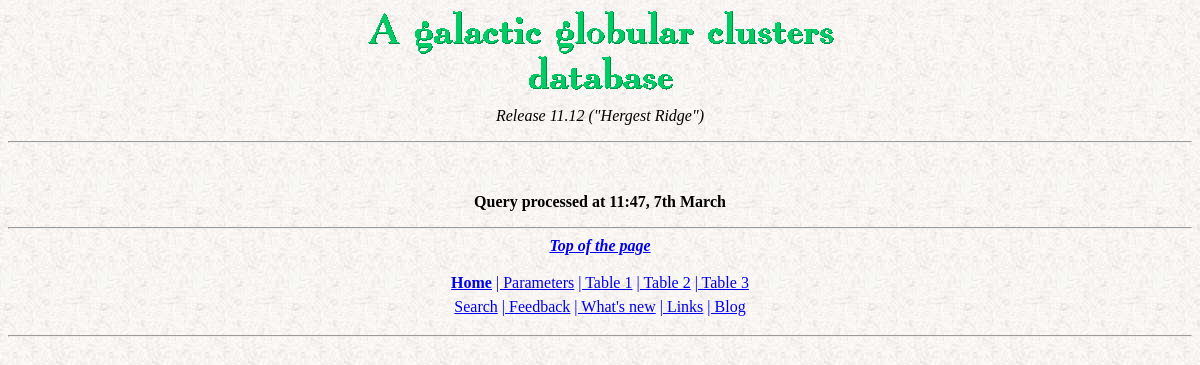
/biblio_lt.php, run on an earlier commit of the app's database.
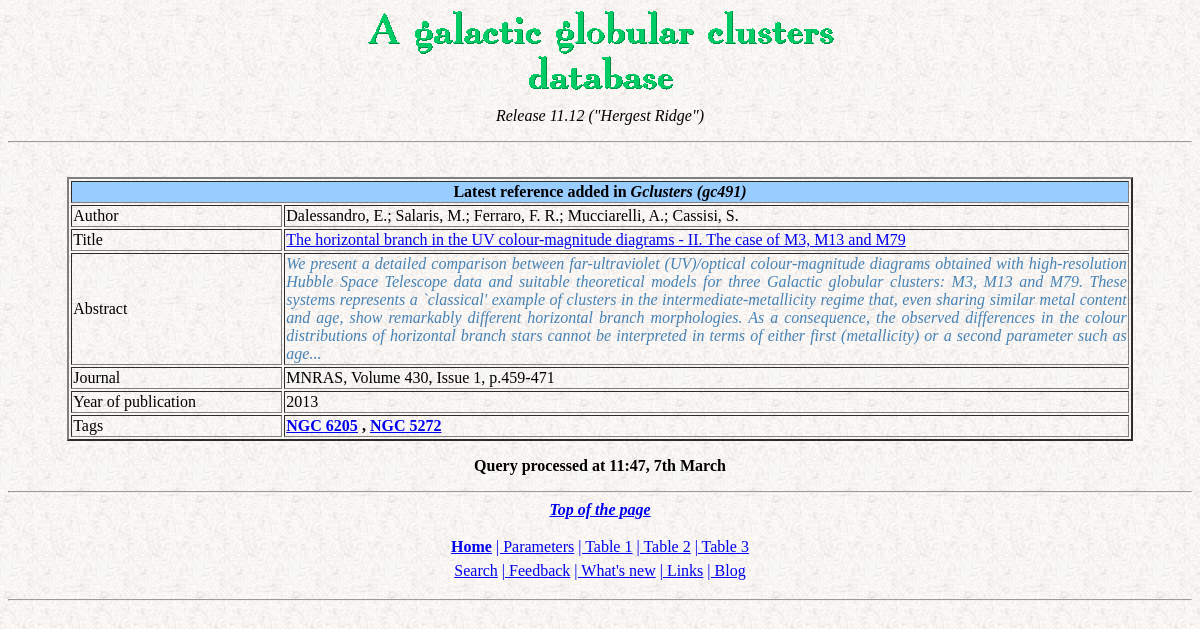
And on a later commit of the database.
### tables this page shows
CREATE TABLE `biblioclusters` (
  `authors` tinytext NOT NULL,
  `title` tinytext NOT NULL,
  `journal` tinytext NOT NULL,
  `adslink` tinytext,
  `ID` int(4) NOT NULL DEFAULT '0',
  `mdate` timestamp NOT NULL DEFAULT '0000-00-00 00:00:00',
  `annoarti` smallint(4) NOT NULL DEFAULT '0',
  `cmdiagrams` tinytext NOT NULL,
  `biblio_date` date NOT NULL DEFAULT '0000-00-00',
  `linkima` tinytext,
  `otherlink` mediumtext,
  `jf_link` tinytext,
  `abstract` text,
  `numvis` int(11) NOT NULL DEFAULT '0'
);

CREATE TABLE `bibliotags` (
  `ID` smallint(6) NOT NULL DEFAULT '0',
  `paper` smallint(6) NOT NULL DEFAULT '0',
  `tag` varchar(14) NOT NULL DEFAULT '',
  `updated` timestamp NOT NULL DEFAULT '0000-00-00 00:00:00'
);

### biblio_lt.php (the view, shortened to what this page needs)
<?php
include 'inte2.php';
$query_auth = "SELECT * FROM biblioclusters ORDER BY mdate DESC LIMIT 1";
$result = mysql_query($query_auth) or die("Query failed");
?>
<HTML>
<HEAD>
</HEAD>
<body background="backgr2.jpg" text="#000000" vlink="#330099">
<center><br>
<b>
<?php
while ($line = mysql_fetch_row($result)) {
$query_names = "SELECT tag FROM bibliotags WHERE paper = '$line[4]'";
$res_names = mysql_query($query_names) or die ("query_names failed");
$num_paper= mysql_num_rows($res_names);
?>
<table width="90%" border=2>
<tr>
<td colspan=2 align=CENTER BGCOLOR="#99CCFF"><b>
Latest reference added in <i>Gclusters
        <?php
            echo ' (gc'.$line[4].')</i>';
        ?>
</td>
</tr>
<?php
echo '<tr>';
echo '<td width="20%"> ';
echo 'Author';
echo '</td><td>';
echo $line[0];
echo "</td></tr>\n";
echo '<tr><td>';
echo 'Title';
echo '</td><td>';
echo '<a href=';
echo $line[3];
echo ">";
echo $line[1];
echo "</a>";
echo "</td></tr>";
if ($line[12]!="")
{
    echo '<tr><td>';
    echo 'Abstract';
    echo '</td><td class="testoblu"><i>';
    echo $line[12];
    echo "</i></td></tr>\n";
}
    echo "<tr><td>\n";
    echo 'Journal';
    echo '</td><td>';
    echo $line[2];
    echo '</td></tr>';
    echo '<tr><td>';
    echo 'Year of publication';
    echo '</td><td>';
    echo $line[6];
    echo "</td></tr>\n";
echo '<tr><td>';
echo 'Tags';
echo "</td><td>";
for ($nnp=0; $nnp < $num_paper; $nnp++)
    {
    $ntag = mysql_fetch_row($res_names);
      echo "<b>"."<a href=\"cluster_4.php?ggc=".urlencode($ntag[0])."\">".$ntag[0]."</a>\n";
      if ($nnp < $num_paper-1)
       {
        echo ", ";
       }
  }
echo '</table><p>';
}
 echo "<p>Query processed at ";
 echo date("H:i, jS F");
 echo "<br>";
?>
</body>
</html>

What changed in the data, as far as the page shows it:
added biblioclusters: ID "491", authors "Dalessandro, E.; Salaris, M.; Ferraro, F. R.; Mucciarelli, A.; Cassisi, S.", title "The horizontal branch in the UV colour-magnitude diagrams - II. The case of M3, M13 and M79", abstract "We present a detailed comparison between far-ultraviolet (UV)/optical colour-magnitude diagrams obtained with high-resolution Hubble Space Telescope data and suitable theoretical models for three Galactic globular clusters: M3, M13 and M79. These systems represents a `classical' example of clusters in the intermediate-metallicity regime that, even sharing similar metal content and age, show remarkably different horizontal branch morphologies. As a consequence, the observed differences in the colour distributions of horizontal branch stars cannot be interpreted in terms of either first (metallicity) or a second parameter such as age...", journal "MNRAS, Volume 430, Issue 1, p.459-471", annoarti "2013"
added bibliotags: tag "NGC 6205"
added bibliotags: tag "NGC 5272"
